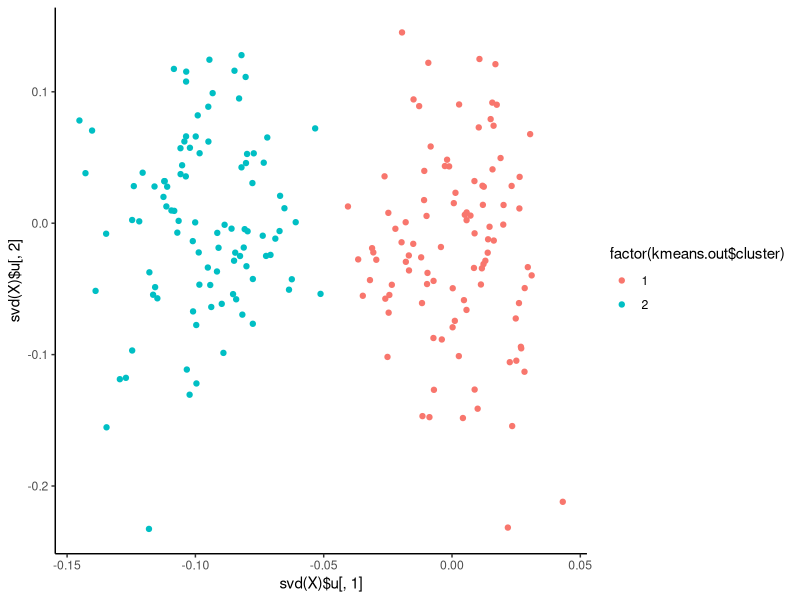
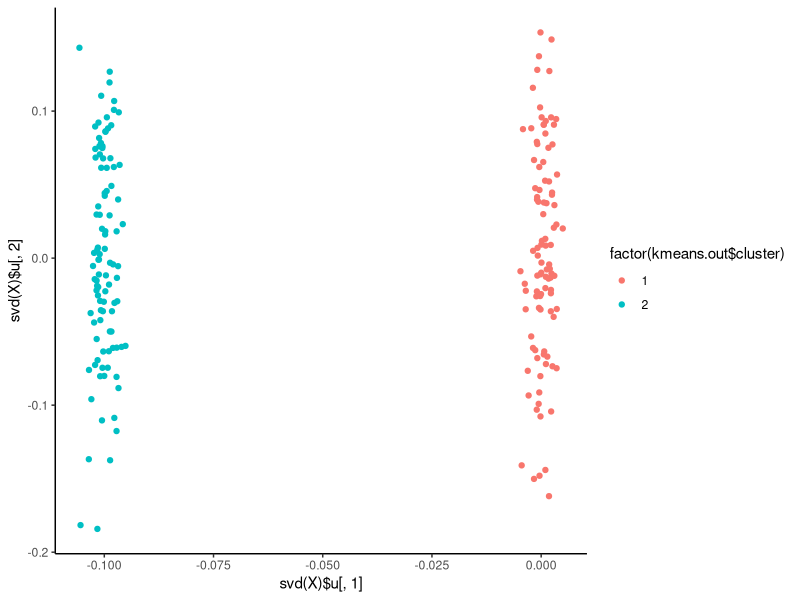
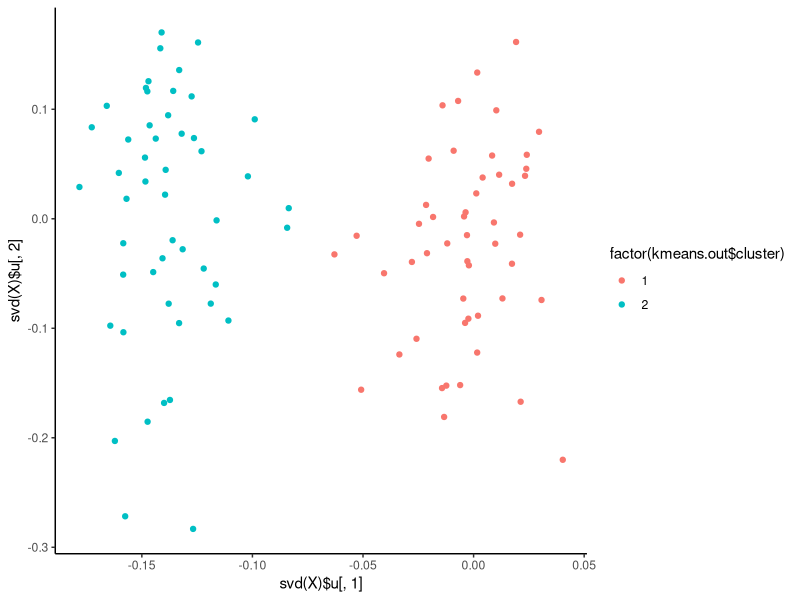
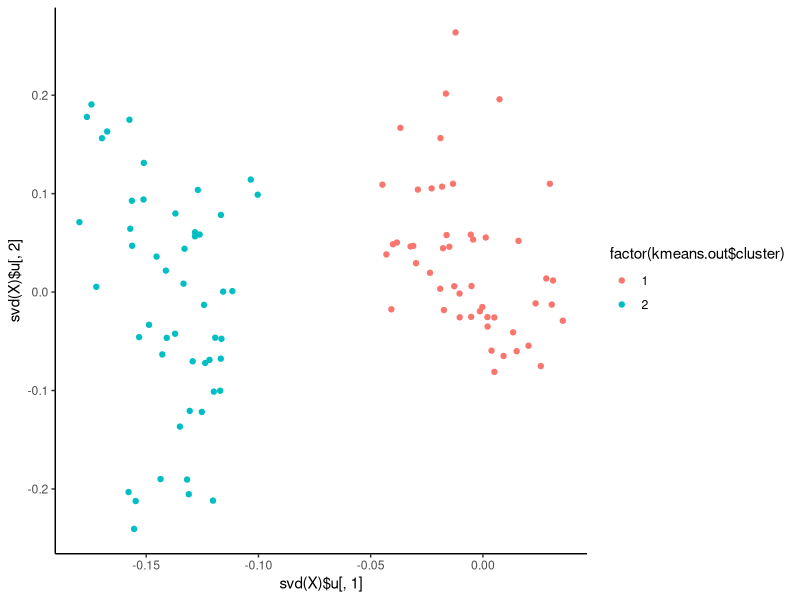

These charts were generated, in order, by the following R code:
rm(list = ls())

library(MASS)
library(ggplot2)
library(Matrix)

###### 2 groups, uncorrelated samples, low dimensional
n <- 100
p <- 50
X <- rbind(matrix(rnorm(n * p / 2, mean = 1), nrow = n, ncol = p/2),
           matrix(rnorm(n * p / 2, mean = 0), nrow = n, ncol = p/2))
kmeans.out <- kmeans(X, centers = 2)
qplot(svd(X)$u[,1], svd(X)$u[,2],
      col = factor(kmeans.out$cluster)) +
  theme_classic()

##### 2 groups, uncorrelated, high dim
n <- 100
p <- 5000
X <- rbind(matrix(rnorm(n * p / 2, mean = 1), nrow = n, ncol = p/2),
           matrix(rnorm(n * p / 2, mean = 0), nrow = n, ncol = p/2))
kmeans.out <- kmeans(X, centers = 2)
qplot(svd(X)$u[,1], svd(X)$u[,2],
      col = factor(kmeans.out$cluster)) +
  theme_classic()

##### 2 groups, "sibling" correlated samples, low dim
n <- 100
p <- 50
Sigma = bdiag(lapply(1:(n/2), function(i){
 matrix(c(1, 0.5, 0.5, 1), nrow = 2, ncol = 2)
}))
X <- t(mvrnorm(n = p, mu = c(rep(1, n/2), rep(0,n/2)),
        Sigma = Sigma))
kmeans.out <- kmeans(X, centers = 2)
qplot(svd(X)$u[,1], svd(X)$u[,2],
      col = factor(kmeans.out$cluster)) +
  theme_classic()

##### 2 groups, "family" correlated samples, low dim
n <- 100
p <- 50
rho <- 0.5
Sigma = bdiag(lapply(1:(n/5), function(i){
 I <- (1-rho) * diag(5)
 ones <- rho * rep(1 ,5) %*% t(rep(1, 5))
 I + ones
}))
X <- t(mvrnorm(n = p, mu = c(rep(1, n/2), rep(0,n/2)),
        Sigma = Sigma))
kmeans.out <- kmeans(X, centers = 2)
qplot(svd(X)$u[,1], svd(X)$u[,2],
      col = factor(kmeans.out$cluster)) +
  theme_classic()
